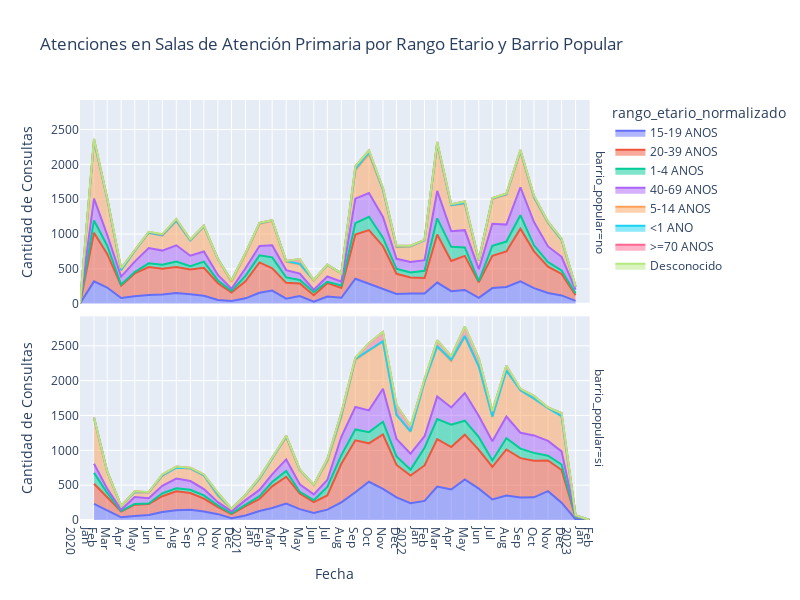

The notebook cell this image was saved under:
### Code cell
import pandas as pd
import plotly.express as px
# Agrupación
resultado = df.groupby([df['fecha'].dt.to_period('M'), 'rango_etario_normalizado', 'barrio_popular'])['consulta_cantidad'].sum().reset_index()
resultado['fecha'] = resultado['fecha'].dt.to_timestamp()

# Crear un gráfico de área
fig = px.area(
    resultado,
    x='fecha',
    y='consulta_cantidad',
    color='rango_etario_normalizado',  # Usar la nueva columna para el color
    facet_row='barrio_popular',  # Usar facet_row para colocar un gráfico encima del otro
    title='Atenciones en Salas de Atención Primaria por Rango Etario y Barrio Popular',
    labels={'consulta_cantidad': 'Cantidad de Consultas', 'fecha': 'Fecha'},
    height=600,  # Ajustar la altura
    width=800,  # Ajustar el ancho
)

# Configuraciones del eje X
fig.update_xaxes(
    dtick="M1",
    tickformat="%b\n%Y"
)

# Mostrar el gráfico
fig.show()

### Figure 1 — Plotly figure (JSON) as saved in the notebook; plotly's stock layout.template omitted (floating-point values rounded to 4 significant figures)
{"data": [{"fillpattern": {"shape": ""}, "hovertemplate": "rango_etario_normalizado=15-19 ANOS<br>barrio_popular=no<br>Fecha=%{x}<br>Cantidad de Consultas=%{y}<extra></extra>", "legendgroup": "15-19 ANOS", "line": {"color": "#636efa"}, "marker": {"symbol": "circle"}, "mode": "lines", "name": "15-19 ANOS", "orientation": "v", "showlegend": true, "stackgroup": "1", "type": "scatter", "x": ["2020-01-01T00:00:00", "2020-02-01T00:00:00", "2020-03-01T00:00:00", "2020-04-01T00:00:00", "2020-05-01T00:00:00", "2020-06-01T00:00:00", "2020-07-01T00:00:00", "2020-08-01T00:00:00", "2020-09-01T00:00:00", "2020-10-01T00:00:00", "2020-11-01T00:00:00", "2020-12-01T00:00:00", "2021-01-01T00:00:00", "2021-02-01T00:00:00", "2021-03-01T00:00:00", "2021-04-01T00:00:00", "2021-05-01T00:00:00", "2021-06-01T00:00:00", "2021-07-01T00:00:00", "2021-08-01T00:00:00", "2021-09-01T00:00:00", "2021-10-01T00:00:00", "2021-11-01T00:00:00", "2021-12-01T00:00:00", "2022-01-01T00:00:00", "2022-02-01T00:00:00", "2022-03-01T00:00:00", "2022-04-01T00:00:00", "2022-05-01T00:00:00", "2022-06-01T00:00:00", "2022-07-01T00:00:00", "2022-08-01T00:00:00", "2022-09-01T00:00:00", "2022-10-01T00:00:00", "2022-11-01T00:00:00", "2022-12-01T00:00:00", "2023-01-01T00:00:00"], "xaxis": "x2", "y": [2, 320, 232, 81, 106, 125, 132, 153, 135, 114, 54, 39, 77, 156, 188, 73, 110, 28, 103, 85, 358, 284, 212, 140, 147, 146, 303, 180, 198, 84, 224, 239, 320, 223, 153, 119, 41], "yaxis": "y2"}, {"fillpattern": {"shape": ""}, "hovertemplate": "rango_etario_normalizado=15-19 ANOS<br>barrio_popular=si<br>Fecha=%{x}<br>Cantidad de Consultas=%{y}<extra></extra>", "legendgroup": "15-19 ANOS", "line": {"color": "#636efa"}, "marker": {"symbol": "circle"}, "mode": "lines", "name": "15-19 ANOS", "orientation": "v", "showlegend": false, "stackgroup": "1", "type": "scatter", "x": ["2020-02-01T00:00:00", "2020-03-01T00:00:00", "2020-04-01T00:00:00", "2020-05-01T00:00:00", "2020-06-01T00:00:00", "2020-07-01T00:00:00", "2020-08-01T00:00:00", "2020-09-01T00:00:00", "2020-10-01T00:00:00", "2020-11-01T00:00:00", "2020-12-01T00:00:00", "2021-01-01T00:00:00", "2021-02-01T00:00:00", "2021-03-01T00:00:00", "2021-04-01T00:00:00", "2021-05-01T00:00:00", "2021-06-01T00:00:00", "2021-07-01T00:00:00", "2021-08-01T00:00:00", "2021-09-01T00:00:00", "2021-10-01T00:00:00", "2021-11-01T00:00:00", "2021-12-01T00:00:00", "2022-01-01T00:00:00", "2022-02-01T00:00:00", "2022-03-01T00:00:00", "2022-04-01T00:00:00", "2022-05-01T00:00:00", "2022-06-01T00:00:00", "2022-07-01T00:00:00", "2022-08-01T00:00:00", "2022-09-01T00:00:00", "2022-10-01T00:00:00", "2022-11-01T00:00:00", "2022-12-01T00:00:00", "2023-01-01T00:00:00", "2023-02-01T00:00:00"], "xaxis": "x", "y": [231, 142, 39, 59, 71, 114, 141, 146, 123, 84, 24, 64, 128, 172, 235, 156, 101, 149, 254, 399, 549, 448, 325, 240, 274, 481, 438, 583, 450, 294, 351, 324, 325, 414, 248, 10, 1], "yaxis": "y"}, {"fillpattern": {"shape": ""}, "hovertemplate": "rango_etario_normalizado=20-39 ANOS<br>barrio_popular=no<br>Fecha=%{x}<br>Cantidad de Consultas=%{y}<extra></extra>", "legendgroup": "20-39 ANOS", "line": {"color": "#EF553B"}, "marker": {"symbol": "circle"}, "mode": "lines", "name": "20-39 ANOS", "orientation": "v", "showlegend": true, "stackgroup": "1", "type": "scatter", "x": ["2020-01-01T00:00:00", "2020-02-01T00:00:00", "2020-03-01T00:00:00", "2020-04-01T00:00:00", "2020-05-01T00:00:00", "2020-06-01T00:00:00", "2020-07-01T00:00:00", "2020-08-01T00:00:00", "2020-09-01T00:00:00", "2020-10-01T00:00:00", "2020-11-01T00:00:00", "2020-12-01T00:00:00", "2021-01-01T00:00:00", "2021-02-01T00:00:00", "2021-03-01T00:00:00", "2021-04-01T00:00:00", "2021-05-01T00:00:00", "2021-06-01T00:00:00", "2021-07-01T00:00:00", "2021-08-01T00:00:00", "2021-09-01T00:00:00", "2021-10-01T00:00:00", "2021-11-01T00:00:00", "2021-12-01T00:00:00", "2022-01-01T00:00:00", "2022-02-01T00:00:00", "2022-03-01T00:00:00", "2022-04-01T00:00:00", "2022-05-01T00:00:00", "2022-06-01T00:00:00", "2022-07-01T00:00:00", "2022-08-01T00:00:00", "2022-09-01T00:00:00", "2022-10-01T00:00:00", "2022-11-01T00:00:00", "2022-12-01T00:00:00", "2023-01-01T00:00:00"], "xaxis": "x2", "y": [2, 698, 482, 178, 328, 401, 370, 373, 355, 400, 240, 120, 245, 436, 321, 226, 180, 94, 192, 141, 633, 773, 613, 289, 229, 224, 689, 434, 488, 222, 462, 511, 757, 529, 379, 308, 81], "yaxis": "y2"}, {"fillpattern": {"shape": ""}, "hovertemplate": "rango_etario_normalizado=20-39 ANOS<br>barrio_popular=si<br>Fecha=%{x}<br>Cantidad de Consultas=%{y}<extra></extra>", "legendgroup": "20-39 ANOS", "line": {"color": "#EF553B"}, "marker": {"symbol": "circle"}, "mode": "lines", "name": "20-39 ANOS", "orientation": "v", "showlegend": false, "stackgroup": "1", "type": "scatter", "x": ["2020-02-01T00:00:00", "2020-03-01T00:00:00", "2020-04-01T00:00:00", "2020-05-01T00:00:00", "2020-06-01T00:00:00", "2020-07-01T00:00:00", "2020-08-01T00:00:00", "2020-09-01T00:00:00", "2020-10-01T00:00:00", "2020-11-01T00:00:00", "2020-12-01T00:00:00", "2021-01-01T00:00:00", "2021-02-01T00:00:00", "2021-03-01T00:00:00", "2021-04-01T00:00:00", "2021-05-01T00:00:00", "2021-06-01T00:00:00", "2021-07-01T00:00:00", "2021-08-01T00:00:00", "2021-09-01T00:00:00", "2021-10-01T00:00:00", "2021-11-01T00:00:00", "2021-12-01T00:00:00", "2022-01-01T00:00:00", "2022-02-01T00:00:00", "2022-03-01T00:00:00", "2022-04-01T00:00:00", "2022-05-01T00:00:00", "2022-06-01T00:00:00", "2022-07-01T00:00:00", "2022-08-01T00:00:00", "2022-09-01T00:00:00", "2022-10-01T00:00:00", "2022-11-01T00:00:00", "2022-12-01T00:00:00", "2023-01-01T00:00:00"], "xaxis": "x", "y": [289, 178, 82, 161, 159, 227, 272, 242, 184, 102, 62, 134, 173, 311, 386, 224, 155, 203, 553, 745, 551, 779, 465, 397, 509, 680, 608, 642, 556, 468, 661, 564, 526, 440, 469, 30], "yaxis": "y"}, {"fillpattern": {"shape": ""}, "hovertemplate": "rango_etario_normalizado=1-4 ANOS<br>barrio_popular=no<br>Fecha=%{x}<br>Cantidad de Consultas=%{y}<extra></extra>", "legendgroup": "1-4 ANOS", "line": {"color": "#00cc96"}, "marker": {"symbol": "circle"}, "mode": "lines", "name": "1-4 ANOS", "orientation": "v", "showlegend": true, "stackgroup": "1", "type": "scatter", "x": ["2020-02-01T00:00:00", "2020-03-01T00:00:00", "2020-04-01T00:00:00", "2020-05-01T00:00:00", "2020-06-01T00:00:00", "2020-07-01T00:00:00", "2020-08-01T00:00:00", "2020-09-01T00:00:00", "2020-10-01T00:00:00", "2020-11-01T00:00:00", "2020-12-01T00:00:00", "2021-01-01T00:00:00", "2021-02-01T00:00:00", "2021-03-01T00:00:00", "2021-04-01T00:00:00", "2021-05-01T00:00:00", "2021-06-01T00:00:00", "2021-07-01T00:00:00", "2021-08-01T00:00:00", "2021-09-01T00:00:00", "2021-10-01T00:00:00", "2021-11-01T00:00:00", "2021-12-01T00:00:00", "2022-01-01T00:00:00", "2022-02-01T00:00:00", "2022-03-01T00:00:00", "2022-04-01T00:00:00", "2022-05-01T00:00:00", "2022-06-01T00:00:00", "2022-07-01T00:00:00", "2022-08-01T00:00:00", "2022-09-01T00:00:00", "2022-10-01T00:00:00", "2022-11-01T00:00:00", "2022-12-01T00:00:00", "2023-01-01T00:00:00"], "xaxis": "x2", "y": [176, 121, 17, 19, 53, 58, 80, 49, 90, 40, 25, 78, 102, 156, 79, 50, 47, 20, 34, 164, 191, 122, 72, 73, 103, 233, 202, 121, 18, 146, 142, 192, 86, 66, 51, 27], "yaxis": "y2"}, {"fillpattern": {"shape": ""}, "hovertemplate": "rango_etario_normalizado=1-4 ANOS<br>barrio_popular=si<br>Fecha=%{x}<br>Cantidad de Consultas=%{y}<extra></extra>", "legendgroup": "1-4 ANOS", "line": {"color": "#00cc96"}, "marker": {"symbol": "circle"}, "mode": "lines", "name": "1-4 ANOS", "orientation": "v", "showlegend": false, "stackgroup": "1", "type": "scatter", "x": ["2020-02-01T00:00:00", "2020-03-01T00:00:00", "2020-04-01T00:00:00", "2020-05-01T00:00:00", "2020-06-01T00:00:00", "2020-07-01T00:00:00", "2020-08-01T00:00:00", "2020-09-01T00:00:00", "2020-10-01T00:00:00", "2020-11-01T00:00:00", "2020-12-01T00:00:00", "2021-01-01T00:00:00", "2021-02-01T00:00:00", "2021-03-01T00:00:00", "2021-04-01T00:00:00", "2021-05-01T00:00:00", "2021-06-01T00:00:00", "2021-07-01T00:00:00", "2021-08-01T00:00:00", "2021-09-01T00:00:00", "2021-10-01T00:00:00", "2021-11-01T00:00:00", "2021-12-01T00:00:00", "2022-01-01T00:00:00", "2022-02-01T00:00:00", "2022-03-01T00:00:00", "2022-04-01T00:00:00", "2022-05-01T00:00:00", "2022-06-01T00:00:00", "2022-07-01T00:00:00", "2022-08-01T00:00:00", "2022-09-01T00:00:00", "2022-10-01T00:00:00", "2022-11-01T00:00:00", "2022-12-01T00:00:00", "2023-01-01T00:00:00"], "xaxis": "x", "y": [156, 72, 8, 10, 6, 42, 43, 46, 46, 23, 10, 27, 41, 61, 82, 24, 29, 122, 124, 156, 161, 182, 122, 86, 254, 288, 323, 200, 183, 93, 163, 136, 112, 68, 79, 2], "yaxis": "y"}, {"fillpattern": {"shape": ""}, "hovertemplate": "rango_etario_normalizado=40-69 ANOS<br>barrio_popular=no<br>Fecha=%{x}<br>Cantidad de Consultas=%{y}<extra></extra>", "legendgroup": "40-69 ANOS", "line": {"color": "#ab63fa"}, "marker": {"symbol": "circle"}, "mode": "lines", "name": "40-69 ANOS", "orientation": "v", "showlegend": true, "stackgroup": "1", "type": "scatter", "x": ["2020-02-01T00:00:00", "2020-03-01T00:00:00", "2020-04-01T00:00:00", "2020-05-01T00:00:00", "2020-06-01T00:00:00", "2020-07-01T00:00:00", "2020-08-01T00:00:00", "2020-09-01T00:00:00", "2020-10-01T00:00:00", "2020-11-01T00:00:00", "2020-12-01T00:00:00", "2021-01-01T00:00:00", "2021-02-01T00:00:00", "2021-03-01T00:00:00", "2021-04-01T00:00:00", "2021-05-01T00:00:00", "2021-06-01T00:00:00", "2021-07-01T00:00:00", "2021-08-01T00:00:00", "2021-09-01T00:00:00", "2021-10-01T00:00:00", "2021-11-01T00:00:00", "2021-12-01T00:00:00", "2022-01-01T00:00:00", "2022-02-01T00:00:00", "2022-03-01T00:00:00", "2022-04-01T00:00:00", "2022-05-01T00:00:00", "2022-06-01T00:00:00", "2022-07-01T00:00:00", "2022-08-01T00:00:00", "2022-09-01T00:00:00", "2022-10-01T00:00:00", "2022-11-01T00:00:00", "2022-12-01T00:00:00", "2023-01-01T00:00:00"], "xaxis": "x2", "y": [314, 157, 113, 151, 220, 202, 232, 150, 145, 78, 30, 109, 133, 172, 104, 92, 32, 76, 57, 353, 340, 299, 143, 149, 152, 393, 224, 248, 171, 316, 243, 402, 334, 224, 195, 52], "yaxis": "y2"}, {"fillpattern": {"shape": ""}, "hovertemplate": "rango_etario_normalizado=40-69 ANOS<br>barrio_popular=si<br>Fecha=%{x}<br>Cantidad de Consultas=%{y}<extra></extra>", "legendgroup": "40-69 ANOS", "line": {"color": "#ab63fa"}, "marker": {"symbol": "circle"}, "mode": "lines", "name": "40-69 ANOS", "orientation": "v", "showlegend": false, "stackgroup": "1", "type": "scatter", "x": ["2020-02-01T00:00:00", "2020-03-01T00:00:00", "2020-04-01T00:00:00", "2020-05-01T00:00:00", "2020-06-01T00:00:00", "2020-07-01T00:00:00", "2020-08-01T00:00:00", "2020-09-01T00:00:00", "2020-10-01T00:00:00", "2020-11-01T00:00:00", "2020-12-01T00:00:00", "2021-01-01T00:00:00", "2021-02-01T00:00:00", "2021-03-01T00:00:00", "2021-04-01T00:00:00", "2021-05-01T00:00:00", "2021-06-01T00:00:00", "2021-07-01T00:00:00", "2021-08-01T00:00:00", "2021-09-01T00:00:00", "2021-10-01T00:00:00", "2021-11-01T00:00:00", "2021-12-01T00:00:00", "2022-01-01T00:00:00", "2022-02-01T00:00:00", "2022-03-01T00:00:00", "2022-04-01T00:00:00", "2022-05-01T00:00:00", "2022-06-01T00:00:00", "2022-07-01T00:00:00", "2022-08-01T00:00:00", "2022-09-01T00:00:00", "2022-10-01T00:00:00", "2022-11-01T00:00:00", "2022-12-01T00:00:00", "2023-01-01T00:00:00"], "xaxis": "x", "y": [132, 59, 20, 100, 75, 108, 138, 125, 91, 47, 27, 60, 90, 111, 166, 109, 83, 100, 263, 322, 312, 475, 250, 229, 165, 325, 246, 397, 303, 276, 310, 228, 251, 214, 189, 8], "yaxis": "y"}, {"fillpattern": {"shape": ""}, "hovertemplate": "rango_etario_normalizado=5-14 ANOS<br>barrio_popular=no<br>Fecha=%{x}<br>Cantidad de Consultas=%{y}<extra></extra>", "legendgroup": "5-14 ANOS", "line": {"color": "#FFA15A"}, "marker": {"symbol": "circle"}, "mode": "lines", "name": "5-14 ANOS", "orientation": "v", "showlegend": true, "stackgroup": "1", "type": "scatter", "x": ["2020-02-01T00:00:00", "2020-03-01T00:00:00", "2020-04-01T00:00:00", "2020-05-01T00:00:00", "2020-06-01T00:00:00", "2020-07-01T00:00:00", "2020-08-01T00:00:00", "2020-09-01T00:00:00", "2020-10-01T00:00:00", "2020-11-01T00:00:00", "2020-12-01T00:00:00", "2021-01-01T00:00:00", "2021-02-01T00:00:00", "2021-03-01T00:00:00", "2021-04-01T00:00:00", "2021-05-01T00:00:00", "2021-06-01T00:00:00", "2021-07-01T00:00:00", "2021-08-01T00:00:00", "2021-09-01T00:00:00", "2021-10-01T00:00:00", "2021-11-01T00:00:00", "2021-12-01T00:00:00", "2022-01-01T00:00:00", "2022-02-01T00:00:00", "2022-03-01T00:00:00", "2022-04-01T00:00:00", "2022-05-01T00:00:00", "2022-06-01T00:00:00", "2022-07-01T00:00:00", "2022-08-01T00:00:00", "2022-09-01T00:00:00", "2022-10-01T00:00:00", "2022-11-01T00:00:00", "2022-12-01T00:00:00", "2023-01-01T00:00:00"], "xaxis": "x2", "y": [827, 516, 92, 153, 218, 217, 348, 218, 357, 226, 103, 195, 319, 350, 117, 134, 132, 163, 118, 406, 557, 386, 167, 222, 286, 669, 370, 380, 126, 355, 428, 511, 352, 337, 241, 39], "yaxis": "y2"}, {"fillpattern": {"shape": ""}, "hovertemplate": "rango_etario_normalizado=5-14 ANOS<br>barrio_popular=si<br>Fecha=%{x}<br>Cantidad de Consultas=%{y}<extra></extra>", "legendgroup": "5-14 ANOS", "line": {"color": "#FFA15A"}, "marker": {"symbol": "circle"}, "mode": "lines", "name": "5-14 ANOS", "orientation": "v", "showlegend": false, "stackgroup": "1", "type": "scatter", "x": ["2020-02-01T00:00:00", "2020-03-01T00:00:00", "2020-04-01T00:00:00", "2020-05-01T00:00:00", "2020-06-01T00:00:00", "2020-07-01T00:00:00", "2020-08-01T00:00:00", "2020-09-01T00:00:00", "2020-10-01T00:00:00", "2020-11-01T00:00:00", "2020-12-01T00:00:00", "2021-01-01T00:00:00", "2021-02-01T00:00:00", "2021-03-01T00:00:00", "2021-04-01T00:00:00", "2021-05-01T00:00:00", "2021-06-01T00:00:00", "2021-07-01T00:00:00", "2021-08-01T00:00:00", "2021-09-01T00:00:00", "2021-10-01T00:00:00", "2021-11-01T00:00:00", "2021-12-01T00:00:00", "2022-01-01T00:00:00", "2022-02-01T00:00:00", "2022-03-01T00:00:00", "2022-04-01T00:00:00", "2022-05-01T00:00:00", "2022-06-01T00:00:00", "2022-07-01T00:00:00", "2022-08-01T00:00:00", "2022-09-01T00:00:00", "2022-10-01T00:00:00", "2022-11-01T00:00:00", "2022-12-01T00:00:00", "2023-01-01T00:00:00"], "xaxis": "x", "y": [648, 247, 51, 70, 86, 144, 157, 180, 194, 89, 38, 76, 157, 231, 317, 204, 136, 267, 286, 674, 856, 675, 344, 313, 782, 712, 665, 807, 709, 349, 658, 611, 522, 468, 504, 15], "yaxis": "y"}, {"fillpattern": {"shape": ""}, "hovertemplate": "rango_etario_normalizado=<1 ANO<br>barrio_popular=no<br>Fecha=%{x}<br>Cantidad de Consultas=%{y}<extra></extra>", "legendgroup": "<1 ANO", "line": {"color": "#19d3f3"}, "marker": {"symbol": "circle"}, "mode": "lines", "name": "<1 ANO", "orientation": "v", "showlegend": true, "stackgroup": "1", "type": "scatter", "x": ["2020-02-01T00:00:00", "2020-03-01T00:00:00", "2020-04-01T00:00:00", "2020-05-01T00:00:00", "2020-06-01T00:00:00", "2020-07-01T00:00:00", "2020-08-01T00:00:00", "2020-09-01T00:00:00", "2020-10-01T00:00:00", "2020-11-01T00:00:00", "2020-12-01T00:00:00", "2021-01-01T00:00:00", "2021-02-01T00:00:00", "2021-03-01T00:00:00", "2021-04-01T00:00:00", "2021-05-01T00:00:00", "2021-06-01T00:00:00", "2021-07-01T00:00:00", "2021-08-01T00:00:00", "2021-09-01T00:00:00", "2021-10-01T00:00:00", "2021-11-01T00:00:00", "2021-12-01T00:00:00", "2022-01-01T00:00:00", "2022-03-01T00:00:00", "2022-04-01T00:00:00", "2022-05-01T00:00:00", "2022-06-01T00:00:00", "2022-07-01T00:00:00", "2022-08-01T00:00:00", "2022-09-01T00:00:00", "2022-10-01T00:00:00", "2022-11-01T00:00:00", "2023-01-01T00:00:00"], "xaxis": "x2", "y": [7, 1, 1, 1, 2, 2, 6, 1, 4, 2, 15, 19, 9, 8, 11, 6, 4, 3, 2, 18, 28, 4, 10, 5, 10, 5, 9, 2, 5, 7, 11, 7, 6, 1], "yaxis": "y2"}, {"fillpattern": {"shape": ""}, "hovertemplate": "rango_etario_normalizado=<1 ANO<br>barrio_popular=si<br>Fecha=%{x}<br>Cantidad de Consultas=%{y}<extra></extra>", "legendgroup": "<1 ANO", "line": {"color": "#19d3f3"}, "marker": {"symbol": "circle"}, "mode": "lines", "name": "<1 ANO", "orientation": "v", "showlegend": false, "stackgroup": "1", "type": "scatter", "x": ["2020-02-01T00:00:00", "2020-05-01T00:00:00", "2020-07-01T00:00:00", "2020-09-01T00:00:00", "2020-10-01T00:00:00", "2020-11-01T00:00:00", "2021-02-01T00:00:00", "2021-04-01T00:00:00", "2021-05-01T00:00:00", "2021-07-01T00:00:00", "2021-08-01T00:00:00", "2021-09-01T00:00:00", "2021-10-01T00:00:00", "2021-11-01T00:00:00", "2021-12-01T00:00:00", "2022-01-01T00:00:00", "2022-02-01T00:00:00", "2022-03-01T00:00:00", "2022-04-01T00:00:00", "2022-05-01T00:00:00", "2022-06-01T00:00:00", "2022-07-01T00:00:00", "2022-08-01T00:00:00", "2022-10-01T00:00:00"], "xaxis": "x", "y": [10, 2, 2, 2, 2, 16, 5, 13, 1, 19, 24, 14, 9, 6, 5, 8, 3, 8, 19, 11, 4, 5, 3, 9], "yaxis": "y"}, {"fillpattern": {"shape": ""}, "hovertemplate": "rango_etario_normalizado=>=70 ANOS<br>barrio_popular=no<br>Fecha=%{x}<br>Cantidad de Consultas=%{y}<extra></extra>", "legendgroup": ">=70 ANOS", "line": {"color": "#FF6692"}, "marker": {"symbol": "circle"}, "mode": "lines", "name": ">=70 ANOS", "orientation": "v", "showlegend": true, "stackgroup": "1", "type": "scatter", "x": ["2020-02-01T00:00:00", "2020-03-01T00:00:00", "2020-04-01T00:00:00", "2020-05-01T00:00:00", "2020-06-01T00:00:00", "2020-07-01T00:00:00", "2020-08-01T00:00:00", "2020-09-01T00:00:00", "2020-10-01T00:00:00", "2020-11-01T00:00:00", "2021-01-01T00:00:00", "2021-02-01T00:00:00", "2021-03-01T00:00:00", "2021-04-01T00:00:00", "2021-05-01T00:00:00", "2021-06-01T00:00:00", "2021-07-01T00:00:00", "2021-09-01T00:00:00", "2021-10-01T00:00:00", "2021-11-01T00:00:00", "2021-12-01T00:00:00", "2022-01-01T00:00:00", "2022-02-01T00:00:00", "2022-03-01T00:00:00", "2022-04-01T00:00:00", "2022-05-01T00:00:00", "2022-06-01T00:00:00", "2022-07-01T00:00:00", "2022-08-01T00:00:00", "2022-09-01T00:00:00", "2022-10-01T00:00:00", "2022-11-01T00:00:00", "2022-12-01T00:00:00", "2023-01-01T00:00:00"], "xaxis": "x2", "y": [23, 13, 28, 9, 13, 9, 22, 13, 10, 2, 5, 5, 3, 4, 70, 3, 4, 42, 25, 24, 9, 6, 5, 24, 13, 22, 6, 8, 11, 14, 19, 13, 18, 8], "yaxis": "y2"}, {"fillpattern": {"shape": ""}, "hovertemplate": "rango_etario_normalizado=>=70 ANOS<br>barrio_popular=si<br>Fecha=%{x}<br>Cantidad de Consultas=%{y}<extra></extra>", "legendgroup": ">=70 ANOS", "line": {"color": "#FF6692"}, "marker": {"symbol": "circle"}, "mode": "lines", "name": ">=70 ANOS", "orientation": "v", "showlegend": false, "stackgroup": "1", "type": "scatter", "x": ["2020-02-01T00:00:00", "2020-03-01T00:00:00", "2020-04-01T00:00:00", "2020-05-01T00:00:00", "2020-06-01T00:00:00", "2020-07-01T00:00:00", "2020-08-01T00:00:00", "2020-09-01T00:00:00", "2020-10-01T00:00:00", "2020-11-01T00:00:00", "2020-12-01T00:00:00", "2021-01-01T00:00:00", "2021-02-01T00:00:00", "2021-03-01T00:00:00", "2021-04-01T00:00:00", "2021-05-01T00:00:00", "2021-07-01T00:00:00", "2021-08-01T00:00:00", "2021-09-01T00:00:00", "2021-10-01T00:00:00", "2021-11-01T00:00:00", "2021-12-01T00:00:00", "2022-01-01T00:00:00", "2022-02-01T00:00:00", "2022-03-01T00:00:00", "2022-04-01T00:00:00", "2022-05-01T00:00:00", "2022-06-01T00:00:00", "2022-07-01T00:00:00", "2022-08-01T00:00:00", "2022-09-01T00:00:00", "2022-10-01T00:00:00", "2022-11-01T00:00:00", "2022-12-01T00:00:00", "2023-01-01T00:00:00"], "xaxis": "x", "y": [4, 2, 3, 10, 2, 15, 16, 10, 14, 30, 1, 3, 18, 1, 11, 7, 18, 34, 18, 99, 136, 140, 79, 37, 85, 53, 137, 116, 77, 69, 20, 36, 11, 47, 3], "yaxis": "y"}, {"fillpattern": {"shape": ""}, "hovertemplate": "rango_etario_normalizado=Desconocido<br>barrio_popular=no<br>Fecha=%{x}<br>Cantidad de Consultas=%{y}<extra></extra>", "legendgroup": "Desconocido", "line": {"color": "#B6E880"}, "marker": {"symbol": "circle"}, "mode": "lines", "name": "Desconocido", "orientation": "v", "showlegend": true, "stackgroup": "1", "type": "scatter", "x": ["2020-07-01T00:00:00", "2020-08-01T00:00:00"], "xaxis": "x2", "y": [9, 5], "yaxis": "y2"}, {"fillpattern": {"shape": ""}, "hovertemplate": "rango_etario_normalizado=Desconocido<br>barrio_popular=si<br>Fecha=%{x}<br>Cantidad de Consultas=%{y}<extra></extra>", "legendgroup": "Desconocido", "line": {"color": "#B6E880"}, "marker": {"symbol": "circle"}, "mode": "lines", "name": "Desconocido", "orientation": "v", "showlegend": false, "stackgroup": "1", "type": "scatter", "x": ["2020-06-01T00:00:00", "2020-07-01T00:00:00", "2022-06-01T00:00:00"], "xaxis": "x", "y": [2, 3, 0], "yaxis": "y"}], "layout": {"annotations": [{"font": {}, "showarrow": false, "text": "barrio_popular=si", "textangle": 90, "x": 0.98, "xanchor": "left", "xref": "paper", "y": 0.2425, "yanchor": "middle", "yref": "paper"}, {"font": {}, "showarrow": false, "text": "barrio_popular=no", "textangle": 90, "x": 0.98, "xanchor": "left", "xref": "paper", "y": 0.7575, "yanchor": "middle", "yref": "paper"}], "height": 600, "legend": {"title": {"text": "rango_etario_normalizado"}, "tracegroupgap": 0}, "title": {"text": "Atenciones en Salas de Atención Primaria por Rango Etario y Barrio Popular"}, "width": 800, "xaxis": {"anchor": "y", "domain": [0, 0.98], "dtick": "M1", "tickformat": "%b\n%Y", "title": {"text": "Fecha"}}, "xaxis2": {"anchor": "y2", "domain": [0, 0.98], "dtick": "M1", "matches": "x", "showticklabels": false, "tickformat": "%b\n%Y"}, "yaxis": {"anchor": "x", "domain": [0, 0.485], "title": {"text": "Cantidad de Consultas"}}, "yaxis2": {"anchor": "x2", "domain": [0.515, 1], "matches": "y", "title": {"text": "Cantidad de Consultas"}}}}
